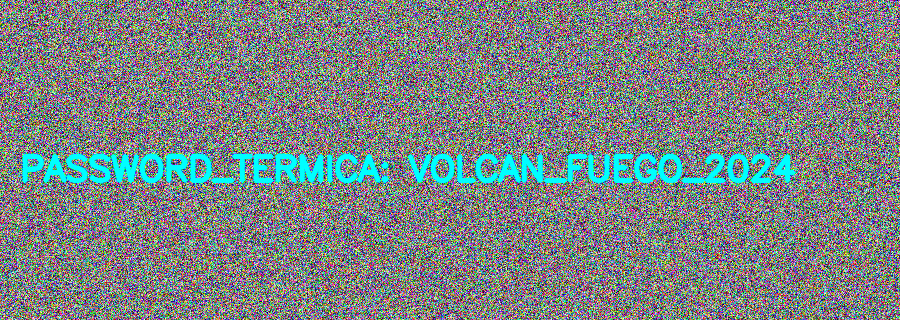
#> input picture src/OperacionEspejismo2/Mision4/m4_ruido 1.png, 900 x 320 px, found by its file name
$ python Mision4.py
#> lines starting #> are read from the running program, lines starting #| are printed output that depends on the picture; after the words box and inside, x2 and y2 are one past the last pixel; in counts of white or black regions, pixels touching at a corner belong together
import cv2
import numpy as np

# =========================
# CARGAR IMAGEN
# =========================
img = cv2.imread(r"C:\Users\Alvaro\Documents\Escuela\Sexto\Graficacion\Entorno\grafi3.12\src\OperacionEspejismo2\Mision4\m4_ruido 1.png")
#> img is the input picture: shape (320, 900, 3); mean B, G, R 131.6, 131.6, 122.5


# Filtro de convolucion
kernel = np.array([
    [1, 1, 1],
    [1, 1, 1],
    [1, 1, 1]
], dtype=np.float32) / 9

suavizada = cv2.filter2D(img, -1, kernel)
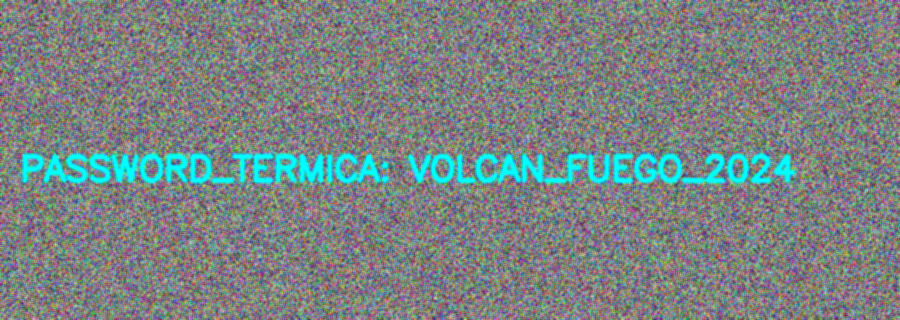
#> suavizada: shape (320, 900, 3); mean B, G, R 131.6, 131.6, 122.5

# Guardar (opcional)
#cv2.imwrite(r"C:\Users\Alvaro\Documents\Escuela\Sexto\Graficacion\Entorno\grafi3.12\src\OperacionEspejismo2\Mision4\m4_suavizada.png", suavizada)

#Convertir a hcv
hsv = cv2.cvtColor(suavizada, cv2.COLOR_BGR2HSV)
#> hsv: shape (320, 900, 3); mean H, S, V 89.6, 77.7, 152

#Rango cyan
# Ajustable si no detecta bien
lower_cyan = np.array([80, 100, 100])
upper_cyan = np.array([100, 255, 255])

#Máscara
mask = cv2.inRange(hsv, lower_cyan, upper_cyan)
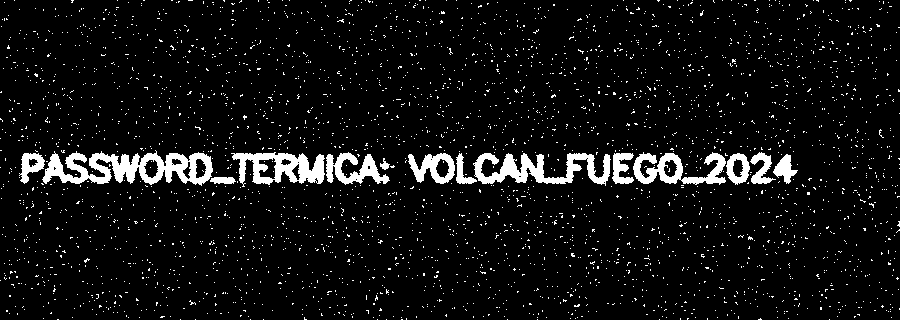
#> mask: shape (320, 900); 6.6% white; 3241 white regions (3227 under 20 px), largest, box (x1, y1, x2, y2) and area: (42, 150, 213, 186) 3228, (473, 153, 611, 186) 2132, (231, 152, 325, 187) 1783

#Guardar Resultado
cv2.imwrite("m4_mask_cyan.png", mask)


cv2.imshow("Suavizada", suavizada)
cv2.imshow("Mascara Cyan", mask)
cv2.waitKey(0)
cv2.destroyAllWindows()
